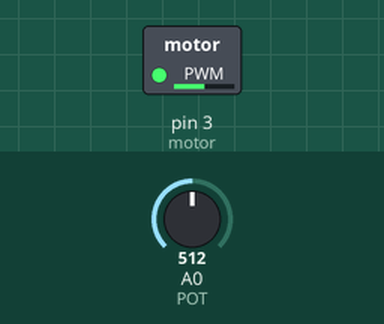
This sketch was run on a simulated Arduino Uno, built with avr-gcc and run on an emulated ATmega328P. On the bench: switched loads named in the sketch (green lamp = pin HIGH). The inputs (shaded band) are chosen by the test bench; at power-on: A0 (POT) = 512.

Above: at 1.2 s.
1.3 s: A0 (POT) set to 716
At 1.6 s:
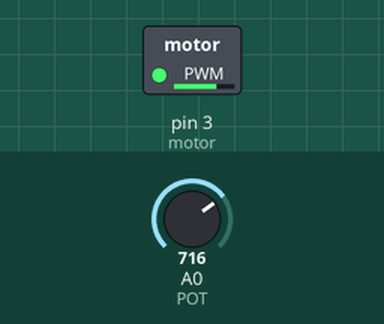
2.8 s: A0 (POT) set to 900
At 4.0 s:
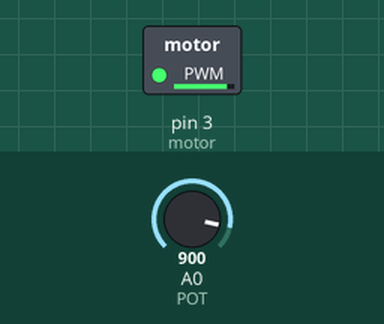
4.3 s: A0 (POT) set to 122
At 5.1 s:
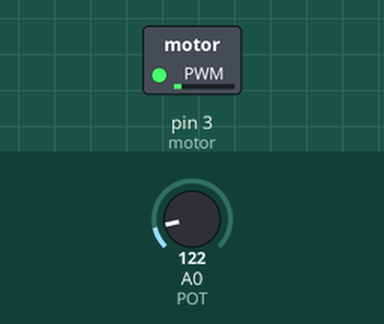
5.8 s: A0 (POT) set to 0
At 6.3 s:
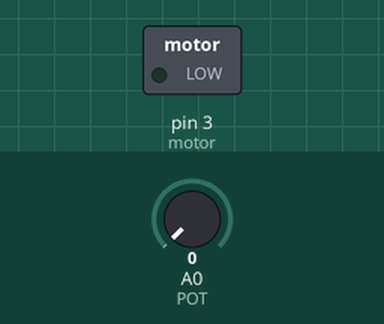
Timing chart, 0 to 8.3 s (numbered marks = the images above; inputs shaded):
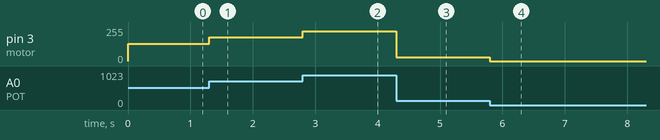

The sketch:

motor.ino
```cpp
/*Ejemplo para variar la velocidad de un motor
con pwm*/
#define motor 3 // PIN 3
const int POT = A0; //Potenciometro

void setup() {
  pinMode(motor,OUTPUT);
}
void loop() {
  analogWrite(motor,analogRead(POT)/4);
}
```

Measured:
- after the input at 1.3 s, pin 3 (motor): 128/255 → 179/255 at once
- after the input at 2.8 s, pin 3 (motor): 179/255 → 225/255 at once
- after the input at 4.3 s, pin 3 (motor): 225/255 → 30/255 at once
- after the input at 5.8 s, pin 3 (motor): 30/255 → 0/255 at once
